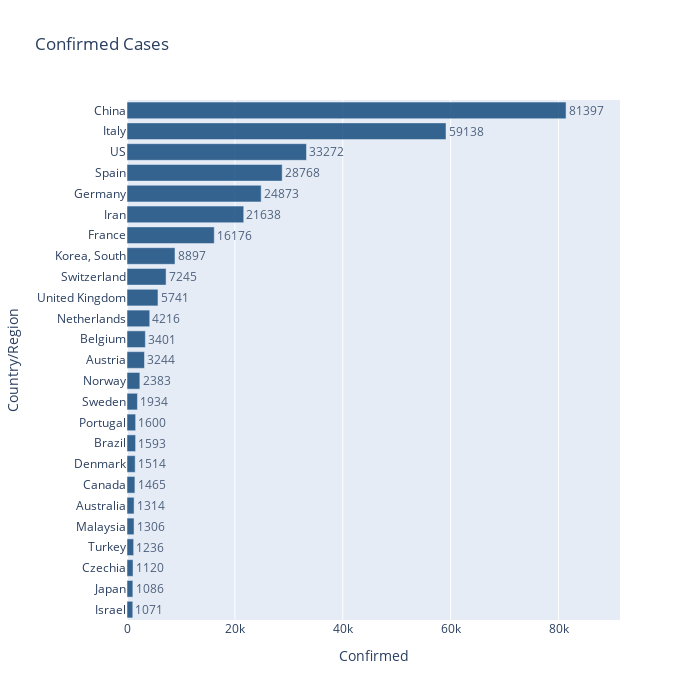

Source (notebook cell):
### Code cell
fig = px.bar(confirmed_report.sort_values('Confirmed', ascending=False).head(25).sort_values('Confirmed', ascending=True), 
             x="Confirmed", y="Country/Region", title='Confirmed Cases', text='Confirmed', orientation='h', 
             width=700, height=700, range_x = [0, max(confirmed_report['Confirmed'])+10000])

fig.update_traces(marker_color='#084177', opacity=0.8, textposition='outside') 
fig.show()

### Figure 1 — Plotly figure (JSON) as saved in the notebook; plotly's stock layout.template omitted (floating-point values rounded to 4 significant figures)
{"data": [{"alignmentgroup": "True", "hoverlabel": {"namelength": 0}, "hovertemplate": "Confirmed=%{text}<br>Country/Region=%{y}", "legendgroup": "", "marker": {"color": "#084177"}, "name": "", "offsetgroup": "", "opacity": 0.8, "orientation": "h", "showlegend": false, "text": [1071, 1086, 1120, 1236, 1306, 1314, 1465, 1514, 1593, 1600, 1934, 2383, 3244, 3401, 4216, 5741, 7245, 8897, 16176, 21638, 24873, 28768, 33272, 59138, 81397], "textposition": "outside", "type": "bar", "x": [1071, 1086, 1120, 1236, 1306, 1314, 1465, 1514, 1593, 1600, 1934, 2383, 3244, 3401, 4216, 5741, 7245, 8897, 16176, 21638, 24873, 28768, 33272, 59138, 81397], "xaxis": "x", "y": ["Israel", "Japan", "Czechia", "Turkey", "Malaysia", "Australia", "Canada", "Denmark", "Brazil", "Portugal", "Sweden", "Norway", "Austria", "Belgium", "Netherlands", "United Kingdom", "Switzerland", "Korea, South", "France", "Iran", "Germany", "Spain", "US", "Italy", "China"], "yaxis": "y"}], "layout": {"barmode": "relative", "height": 700, "legend": {"tracegroupgap": 0}, "title": {"text": "Confirmed Cases"}, "width": 700, "xaxis": {"anchor": "y", "domain": [0, 1], "range": [0, 91397], "title": {"text": "Confirmed"}}, "yaxis": {"anchor": "x", "domain": [0, 1], "title": {"text": "Country/Region"}}}}
